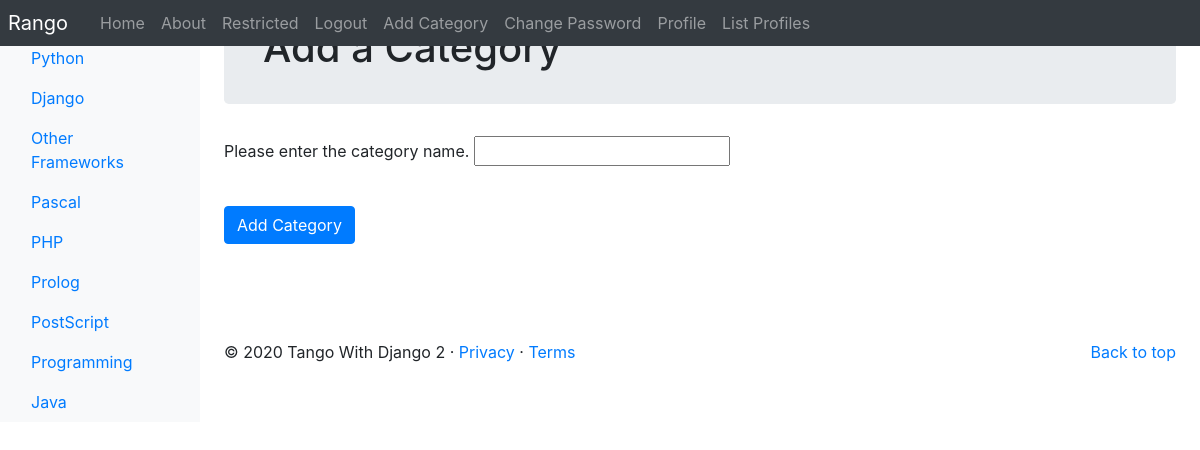
The app's page /rango/add_category/ (signed in) with its own data.
### rango/models.py (models this page shows, shortened)
class Category(models.Model):
    NAME_MAX_LENGTH = 128
    name = models.CharField(max_length=NAME_MAX_LENGTH, unique=True)
    views = models.IntegerField(default=0)
    likes = models.IntegerField(default=0)
    slug = models.SlugField(unique=True)
    class Meta:
        verbose_name_plural = 'Categories'

### rango/views.py (the view, shortened to what this page needs)
# urls.py: path('add_category/', AddCategoryView.as_view(), name='add_category'),
class AddCategoryView(View):
    @method_decorator(login_required)
    def get(self, request):
        form = CategoryForm()
        return render(request, 'rango/add_category.html', {'form': form})

### rango/forms.py
class CategoryForm(forms.ModelForm):
    name = forms.CharField(max_length=Category.NAME_MAX_LENGTH, help_text="Please enter the category name.")
    views = forms.IntegerField(widget=forms.HiddenInput(), initial=0)
    likes = forms.IntegerField(widget=forms.HiddenInput(), initial=0)
    slug = forms.CharField(widget=forms.HiddenInput(), required=False)
    class Meta:
        model = Category
        fields = ('name',)

### rango/templatetags/rango_template_tags.py (called while the page is built)
@register.inclusion_tag('rango/categories.html')
def get_category_list(current_category=None):
    return {'categories': Category.objects.all(),
            'current_category': current_category}

### templates/rango/add_category.html (shortened to what this page needs)
{% extends 'rango/base.html' %}
{% load staticfiles %}
{% block body_block %}
    <div class="jumbotron p-4">
        <div class="container">
            <h1 class="jumbotron-heading">Add a Category</h1>
        </div>
    </div>
    <div class="container">
        <div class="row">
            <form role="form" id="category_form" method="post"
                  action="{% url 'rango:add_category' %}">
                {% for field in form.visible_fields %}
                    {{ field.help_text }}
                    {{ field }}
                    <div class="p-2"></div>
                {% endfor %}
                <br />
                <button class="btn btn-primary" type="submit" name="submit">
                    Add Category
                </button>
                <div class="p-5"></div>
            </form>
        </div>
    </div>
{% endblock %}

### templates/rango/categories.html (shortened to what this page needs)
<ul class="nav flex-column">
    {% if categories %}
        {% for c in categories %}
            {% if c == current_category %}
                <li class="nav-item">
                    <a class="nav-link active" href="{% url 'rango:show_category' c.slug %}">
                        <span data-feather="archive"></span>{{ c.name }}
                    </a>
                </li>
            {% else %}
                <li class="nav-item">
                    <a class="nav-link" href="{% url 'rango:show_category' c.slug %}">
                        {{ c.name }}
                    </a>
                </li>
            {% endif %}
        {% endfor %}
    {% else %}
        <li class="nav-item">There are no categories present.</li>
    {% endif %}
</ul>

### records on screen
Category: name "Python"
Category: name "Django"
Category: name "Other Frameworks"
Category: name "Pascal"
Category: name "PHP"
Category: name "Prolog"
Category: name "PostScript"
Category: name "Programming"
Category: name "Java"

### other values on screen
{{ field.help_text }} "Please enter the category name."
